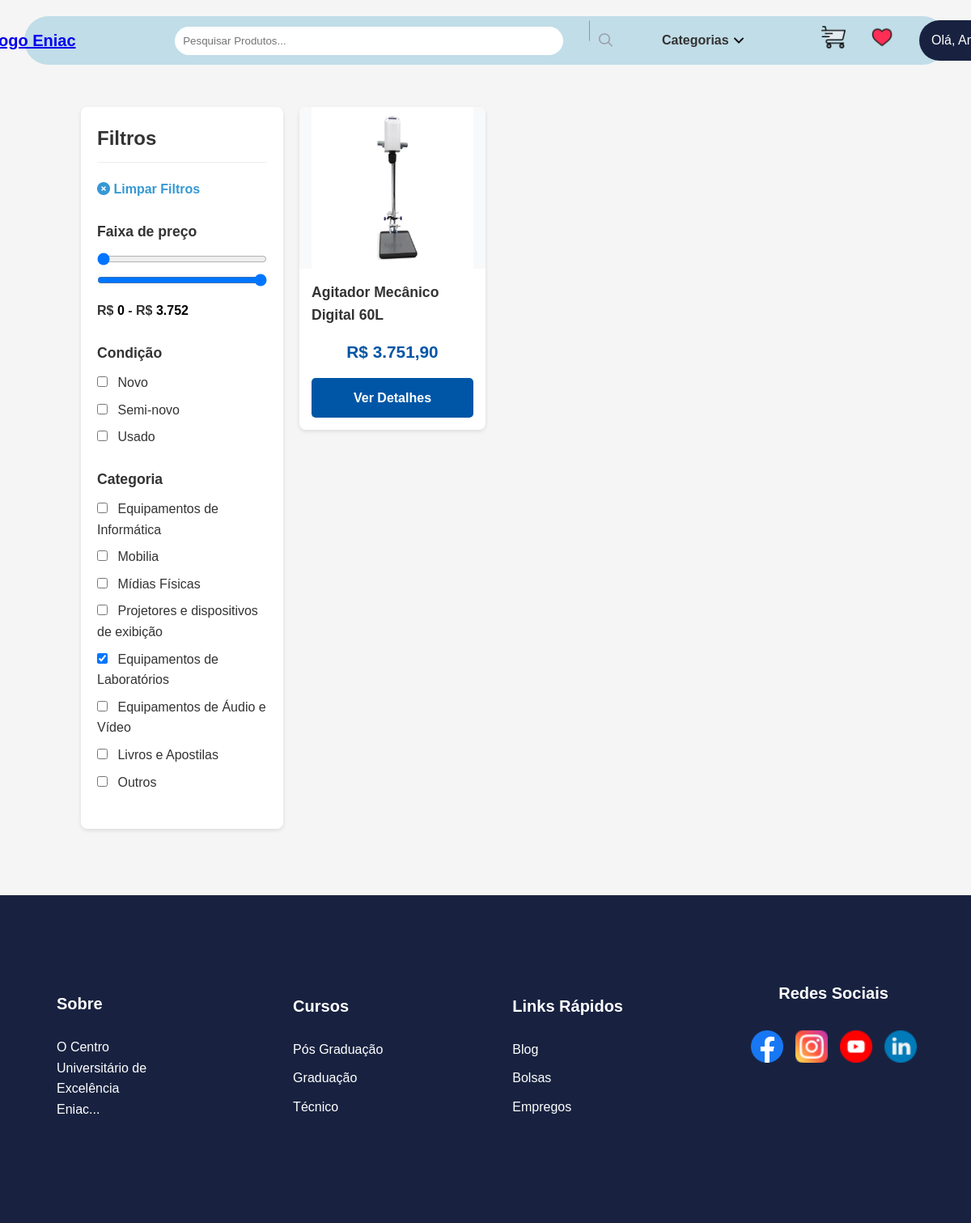
The page /pages/catalogo.php?categoria=laboratorios (signed in) on the database its author committed.
### tables this page shows
CREATE TABLE `produtos` (
  `id` int(11) NOT NULL,
  `nome` varchar(255) NOT NULL,
  `descricao` text DEFAULT NULL,
  `valor` decimal(10,2) NOT NULL,
  `condicao` varchar(50) DEFAULT NULL,
  `categoria` varchar(100) DEFAULT NULL,
  `imagem_1` varchar(255) DEFAULT NULL,
  `imagem_2` varchar(255) DEFAULT NULL,
  `imagem_3` varchar(255) DEFAULT NULL
);

### pages/catalogo.php (the view, shortened to what this page needs)
<?php
require_once '../includes/header.php';
require_once '../includes/conexao.php';
$category_filter = $_GET['categoria'] ?? '';
try {
    $sql = "SELECT id, nome, valor, condicao, categoria, imagem_1, descricao FROM produtos WHERE imagem_1 IS NOT NULL";
    if (!empty($category_filter)) {
        $sql .= " AND categoria = :category_filter";
    }
    $sql .= " ORDER BY id DESC";
    $stmt_produtos = $db->prepare($sql);
    if (!empty($category_filter)) {
        $stmt_produtos->bindParam(':category_filter', $category_filter);
    }
    $stmt_produtos->execute();
    $produtos = $stmt_produtos->fetchAll(PDO::FETCH_ASSOC);
    $stmt_max_price = $db->query("SELECT MAX(valor) AS max_valor FROM produtos");
    $max_price_result = $stmt_max_price->fetch(PDO::FETCH_ASSOC);
    $max_price_db = $max_price_result ? (int)ceil($max_price_result['max_valor']) : 5000;
} catch (PDOException $e) {
    $produtos = [];
    $max_price_db = 5000;
}
?>
<div class="catalogo-container">
    <aside class="filtro">
        <h2>Filtros</h2>
        <div class="filtro-box">
            <a href="catalogo.php" style="display: block; margin-bottom: 15px; color: #3698d4; text-decoration: none; font-weight: bold;">
                <i class="fas fa-times-circle"></i> Limpar Filtros
            </a>
        </div>
        <div class="filtro-box">
            <h3>Faixa de preço</h3>
            <div class="price-range">
                <input type="range" id="minPrice" min="0" max="<?php echo $max_price_db; ?>" value="0">
                <input type="range" id="maxPrice" min="0" max="<?php echo $max_price_db; ?>" value="<?php echo $max_price_db; ?>">
                <p>R$ <span id="minValue">0</span> - R$ <span id="maxValue"><?php echo number_format($max_price_db, 0, '', '.'); ?></span></p>
            </div>
        </div>
        <div class="filtro-box">
            <h3>Condição</h3>
            <label><input type="checkbox" value="novo"> Novo</label>
            <label><input type="checkbox" value="semi-novo"> Semi-novo</label>
            <label><input type="checkbox" value="usado"> Usado</label>
        </div>
        <div class="filtro-box">
            <h3>Categoria</h3>
            <label><input type="checkbox" value="equipamentos_informatica" <?php echo ($category_filter == 'equipamentos_informatica') ? 'checked' : ''; ?>> Equipamentos de Informática</label>
            <label><input type="checkbox" value="mobilia" <?php echo ($category_filter == 'mobilia') ? 'checked' : ''; ?>> Mobilia</label>
            <label><input type="checkbox" value="midias_fisicas" <?php echo ($category_filter == 'midias_fisicas') ? 'checked' : ''; ?>> Mídias Físicas</label>
            <label><input type="checkbox" value="projetores" <?php echo ($category_filter == 'projetores') ? 'checked' : ''; ?>> Projetores e dispositivos de exibição</label>
            <label><input type="checkbox" value="laboratorios" <?php echo ($category_filter == 'laboratorios') ? 'checked' : ''; ?>> Equipamentos de Laboratórios</label>
            <label><input type="checkbox" value="audio_video" <?php echo ($category_filter == 'audio_video') ? 'checked' : ''; ?>> Equipamentos de Áudio e Vídeo</label>
            <label><input type="checkbox" value="livros_apostilas" <?php echo ($category_filter == 'livros_apostilas') ? 'checked' : ''; ?>> Livros e Apostilas</label>
            <label><input type="checkbox" value="outros" <?php echo ($category_filter == 'outros') ? 'checked' : ''; ?>> Outros</label>
        </div>
    </aside>
    <section class="produtos-grid">
        <?php if (!empty($produtos)): ?>
            <?php foreach ($produtos as $produto): ?>
                <a href="produto_detalhe.php?id=<?php echo $produto['id']; ?>" class="produto-link">
                    <div class="produto-card"
                         data-price="<?php echo htmlspecialchars($produto['valor']); ?>"
                         data-condicao="<?php echo htmlspecialchars($produto['condicao']); ?>"
                         data-categoria="<?php echo htmlspecialchars($produto['categoria']); ?>">
                        <img src="../uploads/<?php echo htmlspecialchars($produto['imagem_1']); ?>" alt="<?php echo htmlspecialchars($produto['nome']); ?>">
                        <h3><?php echo htmlspecialchars($produto['nome']); ?></h3>
                        <p class="preco">R$ <?php echo number_format($produto['valor'], 2, ',', '.'); ?></p>
                        <span class="ver-detalhes-btn">Ver Detalhes</span>
                    </div>
                </a>
            <?php endforeach; ?>
        <?php else: ?>
            <p style="grid-column: 1 / -1; text-align: center;">Nenhum produto encontrado.</p>
        <?php endif; ?>
    </section>
</div>
<?php require_once '../includes/footer.php'; ?>

### assets/css/home.css (style rules this page uses)
* { margin: 0; padding: 0; font-family: "Montserrat", sans-serif; box-sizing: border-box; }
html, body { width: 100%; margin: 0; overflow-x: hidden; }
body { display: flex; flex-direction: column; min-height: 100dvh; background-color: #f5f5f5; }
@media (min-width: 1024px) and (max-width: 1440px) { .card-img-produto a h3, span { color: black; } }

### assets/css/catalogo.css (style rules this page uses)
.catalogo-container { display: flex; gap: 20px; align-items: flex-start; width: 100%; max-width: 1400px; margin: 0 auto; }
.filtro { flex: 0 0 250px; background: #fff; padding: 20px; border-radius: 8px; box-shadow: 0 2px 5px rgba(0,0,0,0.1); }
.filtro h2 { margin-top: 0; margin-bottom: 20px; font-size: 1.5rem; border-bottom: 1px solid #eee; padding-bottom: 10px; }
.filtro-box { margin-bottom: 25px; }
.filtro-box h3 { margin-bottom: 10px; font-size: 1.1rem; }
.filtro-box label { display: block; margin-bottom: 8px; cursor: pointer; }
.filtro-box input[type="checkbox"] { margin-right: 8px; }
.price-range input[type="range"] { width: 100%; }
.price-range p { margin-top: 10px; font-weight: bold; }
.produtos-grid { flex-grow: 1; display: grid; grid-template-columns: repeat(auto-fill, minmax(220px, 1fr)); gap: 20px; }
.produto-link { text-decoration: none; color: inherit; }
.produto-card { background: #fff; border-radius: 8px; overflow: hidden; box-shadow: 0 2px 5px rgba(0,0,0,0.1); transition: transform 0.2s ease, box-shadow 0.2s ease; display: flex; flex-direction: column; height: 100%; }
.produto-card img { width: 100%; height: 200px; object-fit: contain; background-color: #f8f9fa; }
.produto-card h3 { font-size: 1.1rem; margin: 15px; flex-grow: 1; }
.produto-card .preco { font-size: 1.3rem; font-weight: bold; color: #0056a6; margin: 0 15px 15px; }
.ver-detalhes-btn { display: block; background-color: #0056a6; color: white; text-align: center; padding: 12px; border-radius: 5px; text-decoration: none; font-weight: bold; margin: 0 15px 15px 15px; margin-top: auto; }

### assets/css/produto_detalhe.css (style rules this page uses)
* { margin: 0; padding: 0; box-sizing: border-box; font-family: Arial, Helvetica, sans-serif; }
body { background-color: #f9f9f9; color: #333; line-height: 1.6; }
.preco { font-size: 1.8rem; font-weight: bold; color: #0077cc; margin-bottom: 1.5rem; text-align: center; }

### assets/css/usuario.css (style rules this page uses)
* { margin: 0; padding: 0; box-sizing: border-box; font-family: Arial, sans-serif; }
body { background-color: #f5f5f5; color: #333; }
h3 { font-size: 22px; font-weight: bold; color: #333; margin-bottom: 10px; }

### rows shown on the page
produtos: imagem_1 (picture), nome "Agitador Mecânico Digital 60L", valor "3.751,90"

### other values the page prints
$max_price_db "3.752"
